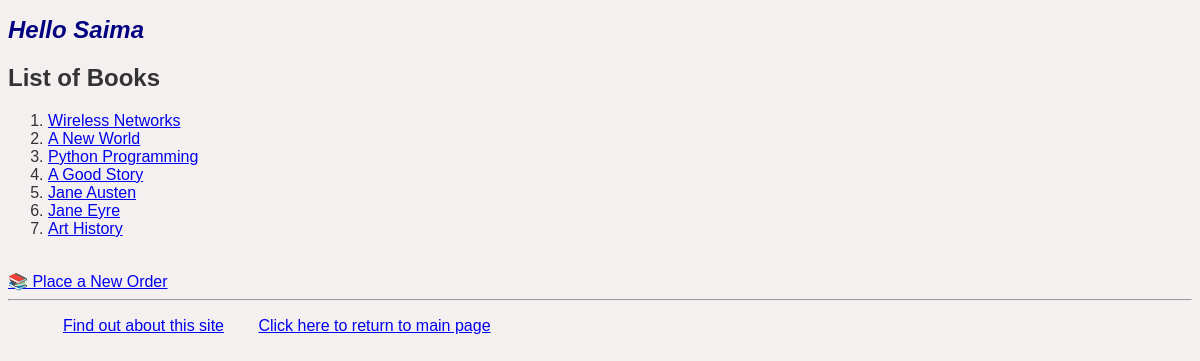
Screenshot of /myapp/ (signed in) with the database file from the repository.
### myapp/models.py (models this page shows, shortened)
class Book(models.Model):
    title = models.CharField(max_length=200)  # Title of the book
    category = models.CharField(max_length=1, choices=CATEGORY_CHOICES, default='S')  # Category selection
    num_pages = models.PositiveIntegerField(default=100)  # Number of pages (must be positive)
    price = models.DecimalField(max_digits=10, decimal_places=2)  # Book price
    publisher = models.ForeignKey(Publisher, related_name='books', on_delete=models.CASCADE)
    description = models.TextField(blank=True, null=True)   # Description of the book

### myapp/views.py (the view)
# urls.py: path('', views.index, name='index'),        # URL for index page
@login_required(login_url='/myapp/login/')
def index(request):
    booklist = Book.objects.all().order_by('id')[:10]
    return render(request, 'myapp/index.html', {'booklist': booklist})

### myapp/templates/myapp/index.html
{% extends 'myapp/base.html' %}
<h1>{% block myhdg %}Hello Saima{% endblock %}</h1>
{% block body_block %}
      {% if booklist %}
        <h2>List of Books</h2>
        <ol>
            {% for book in booklist %}
                <li><a href="{% url 'myapp:detail' book.id %}">{{ book.title }}</a></li>
            {% endfor %}
        </ol>
    {% else %}
        <strong>There are no available books!</strong>
    {% endif %}
    <br>
    <a href="{% url 'myapp:place_order' %}">📚 Place a New Order</a>
{% endblock %}

### myapp/static/myapp/style.css (style rules this page uses)
body { background-color: #f5f0f0;; color: #333; font-family: Arial, sans-serif; }

### rows the page displays
Book: title "Wireless Networks"
Book: title "A New World"
Book: title "Python Programming"
Book: title "A Good Story"
Book: title "Jane Austen"
Book: title "Jane Eyre"
Book: title "Art History"
